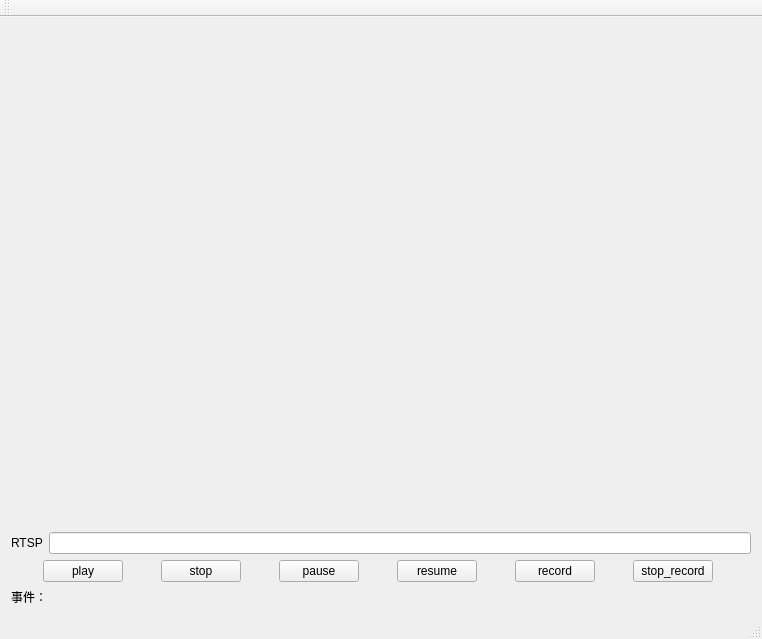
<?xml version="1.0" encoding="UTF-8"?>
<ui version="4.0">
 <class>MainWindow</class>
 <widget class="QMainWindow" name="MainWindow">
  <property name="geometry">
   <rect>
    <x>0</x>
    <y>0</y>
    <width>762</width>
    <height>639</height>
   </rect>
  </property>
  <property name="windowTitle">
   <string>MainWindow</string>
  </property>
  <widget class="QWidget" name="centralWidget">
   <layout class="QVBoxLayout" name="verticalLayout_2">
    <item>
     <layout class="QVBoxLayout" name="verticalLayout">
      <item>
       <layout class="QGridLayout" name="gridLayout">
        <property name="sizeConstraint">
         <enum>QLayout::SetMaximumSize</enum>
        </property>
        <property name="spacing">
         <number>1</number>
        </property>
        <item row="0" column="0">
         <widget class="VlcPlayWindow" name="playwindow_1" native="true">
          <property name="sizePolicy">
           <sizepolicy hsizetype="Expanding" vsizetype="Expanding">
            <horstretch>0</horstretch>
            <verstretch>0</verstretch>
           </sizepolicy>
          </property>
          <property name="minimumSize">
           <size>
            <width>180</width>
            <height>123</height>
           </size>
          </property>
         </widget>
        </item>
        <item row="0" column="1">
         <widget class="VlcPlayWindow" name="playwindow_2" native="true">
          <property name="sizePolicy">
           <sizepolicy hsizetype="Expanding" vsizetype="Expanding">
            <horstretch>0</horstretch>
            <verstretch>0</verstretch>
           </sizepolicy>
          </property>
         </widget>
        </item>
        <item row="0" column="2">
         <widget class="VlcPlayWindow" name="playwindow_3" native="true">
          <property name="sizePolicy">
           <sizepolicy hsizetype="Expanding" vsizetype="Expanding">
            <horstretch>0</horstretch>
            <verstretch>0</verstretch>
           </sizepolicy>
          </property>
         </widget>
        </item>
        <item row="0" column="3">
         <widget class="VlcPlayWindow" name="playwindow_4" native="true">
          <property name="sizePolicy">
           <sizepolicy hsizetype="Expanding" vsizetype="Expanding">
            <horstretch>0</horstretch>
            <verstretch>0</verstretch>
           </sizepolicy>
          </property>
         </widget>
        </item>
        <item row="1" column="0">
         <widget class="VlcPlayWindow" name="playwindow_5" native="true">
          <property name="sizePolicy">
           <sizepolicy hsizetype="Expanding" vsizetype="Expanding">
            <horstretch>0</horstretch>
            <verstretch>0</verstretch>
           </sizepolicy>
          </property>
          <property name="minimumSize">
           <size>
            <width>180</width>
            <height>123</height>
           </size>
          </property>
         </widget>
        </item>
        <item row="1" column="1">
         <widget class="VlcPlayWindow" name="playwindow_6" native="true">
          <property name="sizePolicy">
           <sizepolicy hsizetype="Expanding" vsizetype="Expanding">
            <horstretch>0</horstretch>
            <verstretch>0</verstretch>
           </sizepolicy>
          </property>
         </widget>
        </item>
        <item row="1" column="2">
         <widget class="VlcPlayWindow" name="playwindow_7" native="true">
          <property name="sizePolicy">
           <sizepolicy hsizetype="Expanding" vsizetype="Expanding">
            <horstretch>0</horstretch>
            <verstretch>0</verstretch>
           </sizepolicy>
          </property>
         </widget>
        </item>
        <item row="1" column="3">
         <widget class="VlcPlayWindow" name="playwindow_8" native="true">
          <property name="sizePolicy">
           <sizepolicy hsizetype="Expanding" vsizetype="Expanding">
            <horstretch>0</horstretch>
            <verstretch>0</verstretch>
           </sizepolicy>
          </property>
         </widget>
        </item>
        <item row="2" column="0">
         <widget class="VlcPlayWindow" name="playwindow_9" native="true">
          <property name="sizePolicy">
           <sizepolicy hsizetype="Expanding" vsizetype="Expanding">
            <horstretch>0</horstretch>
            <verstretch>0</verstretch>
           </sizepolicy>
          </property>
          <property name="minimumSize">
           <size>
            <width>180</width>
            <height>123</height>
           </size>
          </property>
         </widget>
        </item>
        <item row="2" column="1">
         <widget class="VlcPlayWindow" name="playwindow_10" native="true">
          <property name="sizePolicy">
           <sizepolicy hsizetype="Expanding" vsizetype="Expanding">
            <horstretch>0</horstretch>
            <verstretch>0</verstretch>
           </sizepolicy>
          </property>
         </widget>
        </item>
        <item row="2" column="2">
         <widget class="VlcPlayWindow" name="playwindow_11" native="true">
          <property name="sizePolicy">
           <sizepolicy hsizetype="Expanding" vsizetype="Expanding">
            <horstretch>0</horstretch>
            <verstretch>0</verstretch>
           </sizepolicy>
          </property>
         </widget>
        </item>
        <item row="2" column="3">
         <widget class="VlcPlayWindow" name="playwindow_12" native="true">
          <property name="sizePolicy">
           <sizepolicy hsizetype="Expanding" vsizetype="Expanding">
            <horstretch>0</horstretch>
            <verstretch>0</verstretch>
           </sizepolicy>
          </property>
         </widget>
        </item>
        <item row="3" column="0">
         <widget class="VlcPlayWindow" name="playwindow_13" native="true">
          <property name="sizePolicy">
           <sizepolicy hsizetype="Expanding" vsizetype="Expanding">
            <horstretch>0</horstretch>
            <verstretch>0</verstretch>
           </sizepolicy>
          </property>
          <property name="minimumSize">
           <size>
            <width>180</width>
            <height>123</height>
           </size>
          </property>
         </widget>
        </item>
        <item row="3" column="1">
         <widget class="VlcPlayWindow" name="playwindow_14" native="true">
          <property name="sizePolicy">
           <sizepolicy hsizetype="Expanding" vsizetype="Expanding">
            <horstretch>0</horstretch>
            <verstretch>0</verstretch>
           </sizepolicy>
          </property>
          <property name="minimumSize">
           <size>
            <width>181</width>
            <height>123</height>
           </size>
          </property>
         </widget>
        </item>
        <item row="3" column="2">
         <widget class="VlcPlayWindow" name="playwindow_15" native="true">
          <property name="sizePolicy">
           <sizepolicy hsizetype="Expanding" vsizetype="Expanding">
            <horstretch>0</horstretch>
            <verstretch>0</verstretch>
           </sizepolicy>
          </property>
          <property name="minimumSize">
           <size>
            <width>180</width>
            <height>0</height>
           </size>
          </property>
         </widget>
        </item>
        <item row="3" column="3">
         <widget class="VlcPlayWindow" name="playwindow_16" native="true">
          <property name="sizePolicy">
           <sizepolicy hsizetype="Expanding" vsizetype="Expanding">
            <horstretch>0</horstretch>
            <verstretch>0</verstretch>
           </sizepolicy>
          </property>
          <property name="minimumSize">
           <size>
            <width>180</width>
            <height>0</height>
           </size>
          </property>
         </widget>
        </item>
       </layout>
      </item>
      <item>
       <layout class="QHBoxLayout" name="horizontalLayout_2">
        <item>
         <widget class="QLabel" name="label">
          <property name="sizePolicy">
           <sizepolicy hsizetype="Fixed" vsizetype="Fixed">
            <horstretch>0</horstretch>
            <verstretch>0</verstretch>
           </sizepolicy>
          </property>
          <property name="minimumSize">
           <size>
            <width>30</width>
            <height>20</height>
           </size>
          </property>
          <property name="text">
           <string>RTSP</string>
          </property>
         </widget>
        </item>
        <item>
         <widget class="QLineEdit" name="lineEdit">
          <property name="sizePolicy">
           <sizepolicy hsizetype="Expanding" vsizetype="Fixed">
            <horstretch>0</horstretch>
            <verstretch>0</verstretch>
           </sizepolicy>
          </property>
         </widget>
        </item>
       </layout>
      </item>
      <item>
       <layout class="QHBoxLayout" name="horizontalLayout">
        <item>
         <widget class="QPushButton" name="playBtn">
          <property name="sizePolicy">
           <sizepolicy hsizetype="Fixed" vsizetype="Fixed">
            <horstretch>0</horstretch>
            <verstretch>0</verstretch>
           </sizepolicy>
          </property>
          <property name="minimumSize">
           <size>
            <width>80</width>
            <height>20</height>
           </size>
          </property>
          <property name="text">
           <string>play</string>
          </property>
         </widget>
        </item>
        <item>
         <widget class="QPushButton" name="stopBtn">
          <property name="sizePolicy">
           <sizepolicy hsizetype="Fixed" vsizetype="Fixed">
            <horstretch>0</horstretch>
            <verstretch>0</verstretch>
           </sizepolicy>
          </property>
          <property name="text">
           <string>stop</string>
          </property>
         </widget>
        </item>
        <item>
         <widget class="QPushButton" name="pauseBtn">
          <property name="sizePolicy">
           <sizepolicy hsizetype="Fixed" vsizetype="Fixed">
            <horstretch>0</horstretch>
            <verstretch>0</verstretch>
           </sizepolicy>
          </property>
          <property name="text">
           <string>pause</string>
          </property>
         </widget>
        </item>
        <item>
         <widget class="QPushButton" name="resumeBtn">
          <property name="sizePolicy">
           <sizepolicy hsizetype="Fixed" vsizetype="Fixed">
            <horstretch>0</horstretch>
            <verstretch>0</verstretch>
           </sizepolicy>
          </property>
          <property name="text">
           <string>resume</string>
          </property>
         </widget>
        </item>
        <item>
         <widget class="QPushButton" name="recordBtn">
          <property name="sizePolicy">
           <sizepolicy hsizetype="Fixed" vsizetype="Fixed">
            <horstretch>0</horstretch>
            <verstretch>0</verstretch>
           </sizepolicy>
          </property>
          <property name="text">
           <string>record</string>
          </property>
         </widget>
        </item>
        <item>
         <widget class="QPushButton" name="stopRecordBtn">
          <property name="sizePolicy">
           <sizepolicy hsizetype="Fixed" vsizetype="Fixed">
            <horstretch>0</horstretch>
            <verstretch>0</verstretch>
           </sizepolicy>
          </property>
          <property name="text">
           <string>stop_record</string>
          </property>
         </widget>
        </item>
       </layout>
      </item>
      <item>
       <layout class="QHBoxLayout" name="horizontalLayout_3">
        <item>
         <widget class="QLabel" name="label_2">
          <property name="text">
           <string>事件：</string>
          </property>
         </widget>
        </item>
        <item>
         <widget class="QLabel" name="label_event">
          <property name="text">
           <string/>
          </property>
         </widget>
        </item>
       </layout>
      </item>
     </layout>
    </item>
   </layout>
  </widget>
  <widget class="QMenuBar" name="menuBar">
   <property name="geometry">
    <rect>
     <x>0</x>
     <y>0</y>
     <width>762</width>
     <height>23</height>
    </rect>
   </property>
  </widget>
  <widget class="QToolBar" name="mainToolBar">
   <attribute name="toolBarArea">
    <enum>TopToolBarArea</enum>
   </attribute>
   <attribute name="toolBarBreak">
    <bool>false</bool>
   </attribute>
  </widget>
  <widget class="QStatusBar" name="statusBar"/>
 </widget>
 <layoutdefault spacing="6" margin="11"/>
 <customwidgets>
  <customwidget>
   <class>VlcPlayWindow</class>
   <extends>QWidget</extends>
   <header location="global">../vlcplaywindow/vlcplaywindow.h</header>
   <container>1</container>
  </customwidget>
 </customwidgets>
 <resources/>
 <connections/>
</ui>
